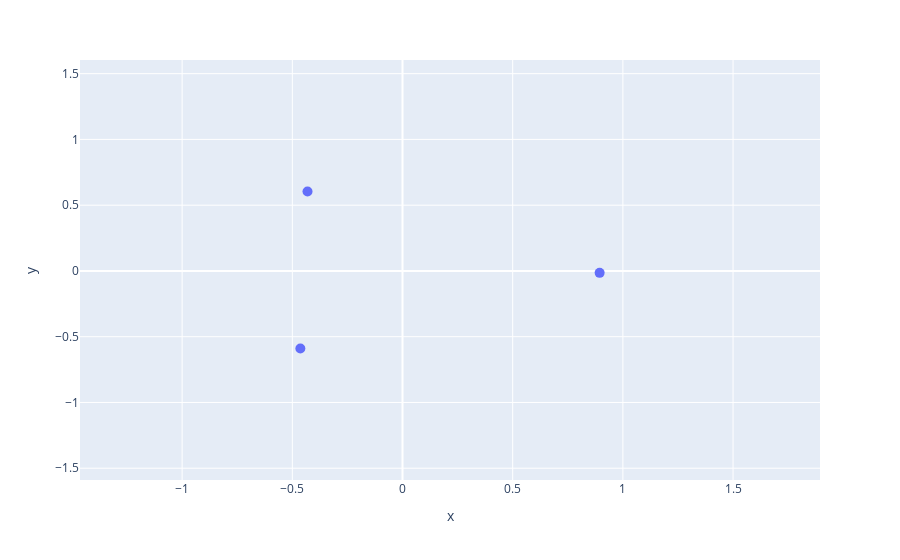

The notebook cell saved with this chart:
### Markdown cell above
Models are taken from this [website](https://www.sbert.net/docs/pretrained_models.html). For the model "all-MiniLM-L6-v2" which we are using for english it gives a maximum sequence length 256. So lets try what happens when we give longer texts.

### Code cell
sentences = ["The number PI has infinite decimal places and beginns with 3",
             "To calculate geometrical aspects of circles you need to use a special irrational number. For example to caclulcate the circumference of a circle with radius r: You would need to calculate two times r times this special number to get the correct result. This ofcourse can only be an estimation as no one can calculate with a number with like this.",
             "The weather in nuremberg is very bad, as expected",]

for sen in sentences:
    print(len(sen))

df_first_example = pd.DataFrame(sentences,columns=['sentence'])
df_first_example['embeddings'] = df_first_example['sentence'].progress_apply(model.encode)

pca = PCA(n_components=2)
min_embeddings = (pca.fit_transform(np.array(df_first_example['embeddings'].to_list())))
df_first_example['x'] = min_embeddings[:,0]
df_first_example['y'] = min_embeddings[:,1]

x_axis_range = [df_first_example['x'].min()-1, df_first_example['x'].max()+1]
y_axis_range = [df_first_example['y'].min()-1, df_first_example['y'].max()+1]

fig = px.scatter(df_first_example, y='y', x='x',range_x=x_axis_range, range_y=y_axis_range,  hover_data=['sentence'],)
fig.update_traces(marker_size=10)
fig.show()

### Figure 1 — Plotly figure (JSON) as saved in the notebook; plotly's stock layout.template omitted (floating-point values rounded to 4 significant figures)
{"data": [{"customdata": [["The number PI has infinite decimal places and beginns with 3"], ["To calculate geometrical aspects of circles you need to use a special irrational number. For example to caclulcate the circumference of a circle with radius r: You would need to calculate two times r times this special number to get the correct result. This ofcourse can only be an estimation as no one can calculate with a number with like this."], ["The weather in nuremberg is very bad, as expected"]], "hovertemplate": "x=%{x}<br>y=%{y}<br>sentence=%{customdata[0]}<extra></extra>", "legendgroup": "", "marker": {"color": "#636efa", "size": 10, "symbol": "circle"}, "mode": "markers", "name": "", "orientation": "v", "showlegend": false, "type": "scatter", "x": [-0.4311, -0.4635, 0.8945], "xaxis": "x", "y": [0.6039, -0.5895, -0.01441], "yaxis": "y"}], "layout": {"legend": {"tracegroupgap": 0}, "margin": {"t": 60}, "xaxis": {"anchor": "y", "domain": [0, 1], "range": [-1.463, 1.895], "title": {"text": "x"}}, "yaxis": {"anchor": "x", "domain": [0, 1], "range": [-1.589, 1.604], "title": {"text": "y"}}}}
